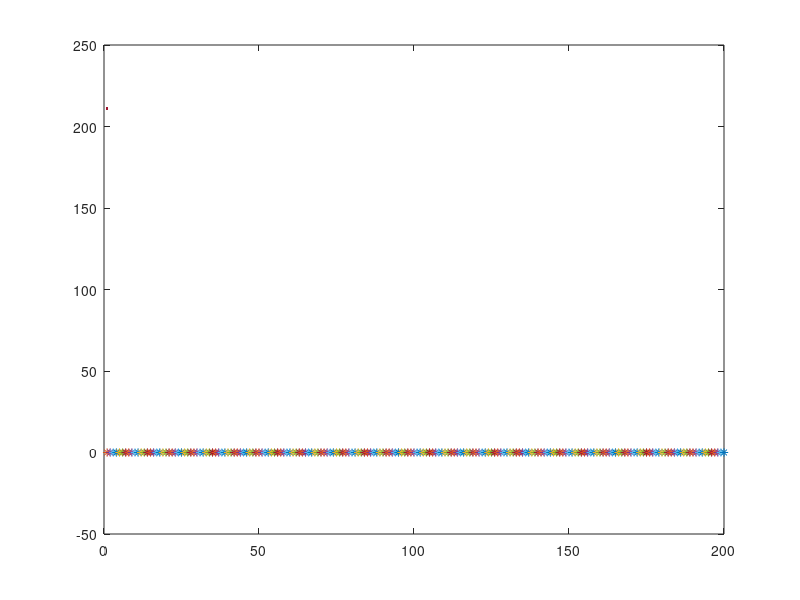

Reproduce this figure in MATLAB. (Note: this script raises an error after producing the figure.)
% https://en.wikipedia.org/wiki/Kalman_filter#Derivations
% 
% 
delta_t=0.1;
length = 200;
matrix_F=[1, delta_t; ...
          0, 1];
matrix_G=[delta_t^2/2; ...
          delta_t];
sigma_a_sq = 0.1;      
sigma_z_sq = 0.12;      
matrix_Q=[delta_t^4/4, delta_t^3/2; ...
          delta_t^3/2, delta_t^2]*sigma_a_sq;
% w_k = normrnd(0,  matrix_Q);     
matrix_H=[1, 0];

hat_x_00=zeros(2,1);
matrix_P=zeros(2,2);

sigma_z = 0.01;
matrix_R = sigma_z^2;

n1 = normrnd(0,1);
hat_x_k1_k1 = hat_x_00;
a_k = 0.1;

% noise_size=[length, 1];
noise_size=1;
% w_k = normrnd(0*noise_size,  matrix_Q*noise_size, [length, 1]);     
% w_k = normrnd(0*noise_size,  matrix_Q*noise_size, [length, 1]);     
% v_k = normrnd(0,  matrix_R, [length, 1]);
hat_P_k1_k1 = matrix_P;
figure(1);
x_k=0;
hold off;
for iterator=1:length
    w_k = normrnd(0,  matrix_Q);     
    v_k = normrnd(0,  matrix_R);
    x_k = matrix_F * x_k + w_k;
    z_k = matrix_H * x_k + v_k;
    plot(211);
    hold on;
    plot(iterator, x_k(1,1), '*');
end
hat_x_k_k1


